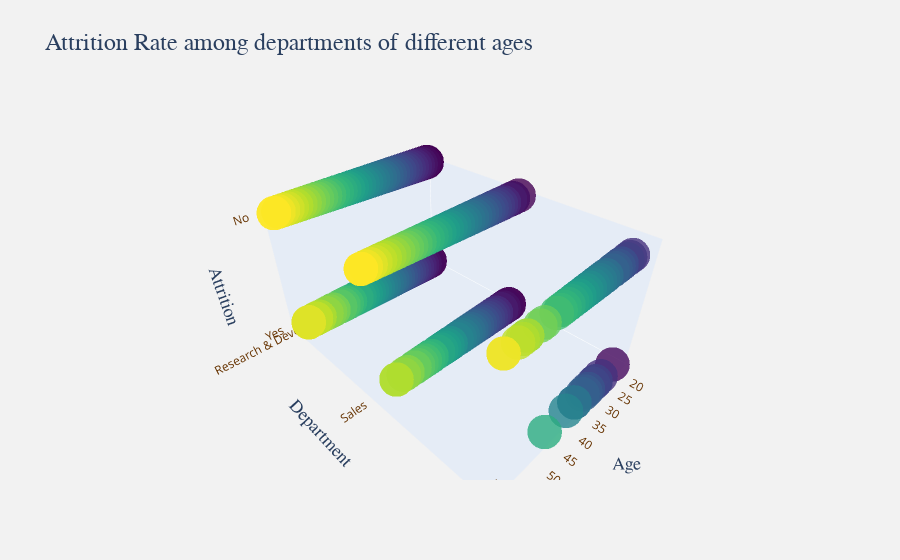

The code cell stored with this chart in its notebook:
### Markdown cell above
<div style="
  background-color: #0D0D0D;
  color: #FFFFFF;
  font-family: 'Roboto', sans-serif;
  font-size: 22px;
  padding: 10px;
  margin: 0px 0 0 0px;
  border-radius: 15px;
  border: none;
  box-shadow: 0 0 20px rgba(255, 255, 255, 0.2);
  width: 970px;
  text-align: left;
">
  <h2 style="margin: 0;">Attrition rate among departments of different ages</h2>
</div>

### Code cell
fig = go.Figure(data=[go.Scatter3d(
    x=df['Age'],
    y=df['Department'],
    z=df['Attrition'],
    mode='markers',
    hovertemplate='<b>Age</b>: %{x} <br> <b>Department</b>: %{y} <br> <b>Attrition</b>: %{z}',
    marker=dict(
        size=12,
        color=df['Age'],
        colorscale='Viridis',
        opacity=0.8
    )
)])

fig.update_layout(
    title={'text': 'Attrition Rate among departments of different ages', 'font_size': 24, 'font_family': 'Comic Sans MS'},
    scene=dict(
        xaxis=dict(title={'text': 'Age', 'font_size': 18, 'font_family': 'Courier New'}),
        yaxis=dict(title={'text': 'Department', 'font_size': 18, 'font_family': 'Courier New'}),
        zaxis=dict(title={'text': 'Attrition', 'font_size': 18, 'font_family': 'Courier New'}),
        xaxis_tickfont=dict(color='#663300'),
        yaxis_tickfont=dict(color='#663300'),
        zaxis_tickfont=dict(color='#663300'),
        xaxis_showgrid=False,
        yaxis_showgrid=False,
        zaxis_showgrid=False,
    ),
    plot_bgcolor='#F2F2F2',
    paper_bgcolor='#F2F2F2'
)

fig.show()

### Figure 1 — Plotly figure (JSON) as saved in the notebook; plotly's stock layout.template omitted (floating-point values rounded to 4 significant figures; data arrays with more than 128 entries replaced by an {"elided": "..."} marker saying what was removed)
{"data": [{"hovertemplate": "<b>Age</b>: %{x} <br> <b>Department</b>: %{y} <br> <b>Attrition</b>: %{z}", "marker": {"color": {"elided": "1480 int values"}, "colorscale": [[0, "#440154"], [0.1111, "#482878"], [0.2222, "#3e4989"], [0.3333, "#31688e"], [0.4444, "#26828e"], [0.5556, "#1f9e89"], [0.6667, "#35b779"], [0.7778, "#6ece58"], [0.8889, "#b5de2b"], [1, "#fde725"]], "opacity": 0.8, "size": 12}, "mode": "markers", "type": "scatter3d", "x": {"elided": "1480 int values"}, "y": {"elided": "1480 str values"}, "z": {"elided": "1480 str values"}}], "layout": {"paper_bgcolor": "#F2F2F2", "plot_bgcolor": "#F2F2F2", "scene": {"xaxis": {"showgrid": false, "tickfont": {"color": "#663300"}, "title": {"font": {"family": "Courier New", "size": 18}, "text": "Age"}}, "yaxis": {"showgrid": false, "tickfont": {"color": "#663300"}, "title": {"font": {"family": "Courier New", "size": 18}, "text": "Department"}}, "zaxis": {"showgrid": false, "tickfont": {"color": "#663300"}, "title": {"font": {"family": "Courier New", "size": 18}, "text": "Attrition"}}}, "title": {"font": {"family": "Comic Sans MS", "size": 24}, "text": "Attrition Rate among departments of different ages"}}}
